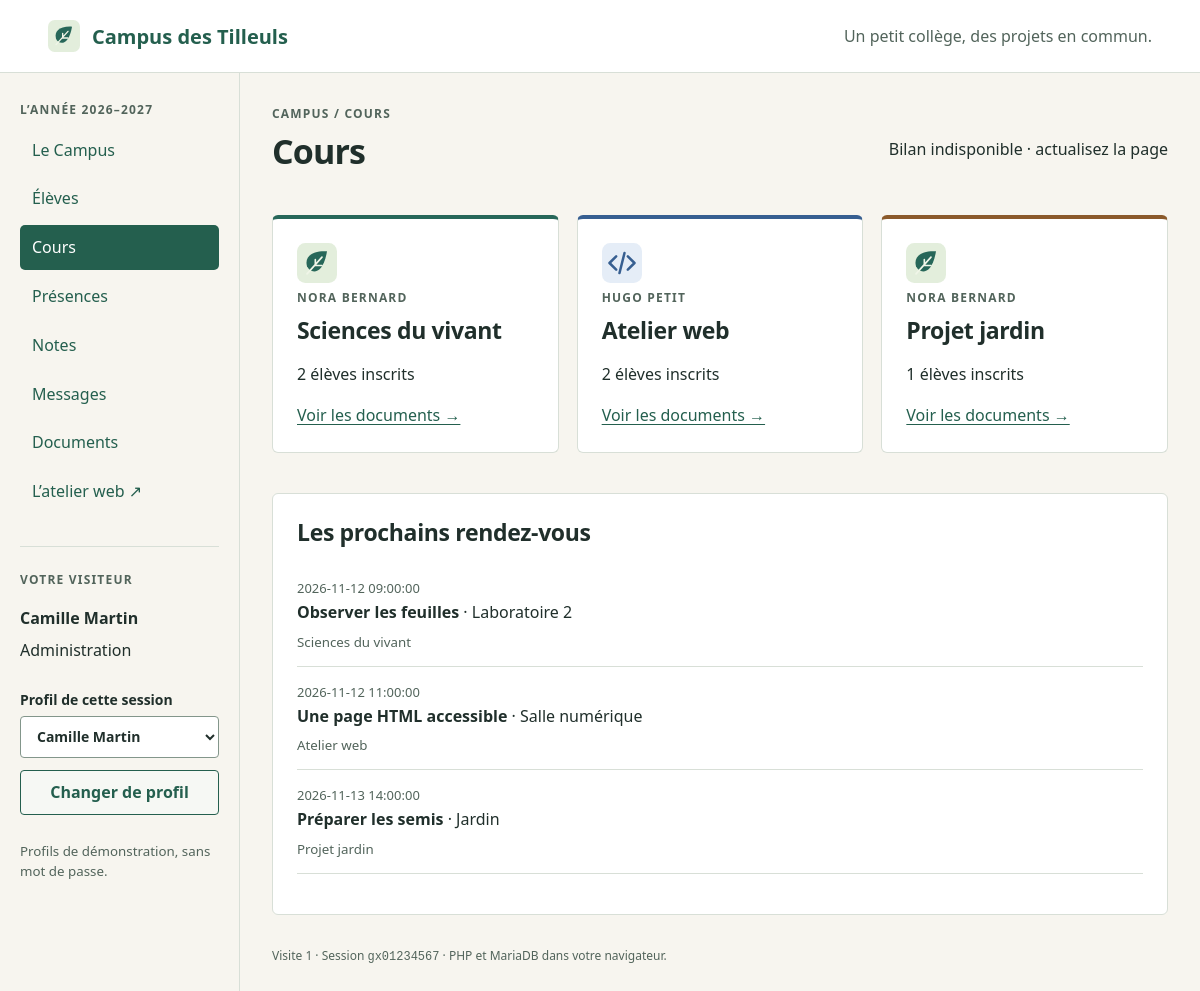
/index.php?page=courses, run on the app's committed database.
### tables this page shows
CREATE TABLE users (id INT PRIMARY KEY, name VARCHAR(100) NOT NULL, profile ENUM('Administration','Professeur','Élève','Parent') NOT NULL);

CREATE TABLE courses (id INT PRIMARY KEY, teacher_id INT NOT NULL, title VARCHAR(100) NOT NULL, color CHAR(7) NOT NULL DEFAULT '#276759', FOREIGN KEY(teacher_id) REFERENCES users(id));

CREATE TABLE lessons (id INT PRIMARY KEY, course_id INT NOT NULL, title VARCHAR(120) NOT NULL, starts_at DATETIME NOT NULL, room VARCHAR(40) NOT NULL, FOREIGN KEY(course_id) REFERENCES courses(id));

### lib/bootstrap.php (called while the page is built, shortened)
<?php
$root = dirname(__DIR__);
require $root . "/install.php";
function h($value): string
{
    return htmlspecialchars((string) $value, ENT_QUOTES, "UTF-8");
}
function all(string $sql, array $params = []): array
{
    global $db;
    $query = $db->prepare($sql);
    $query->execute($params);
    return $query->fetchAll(PDO::FETCH_ASSOC);
}
$users = all("SELECT id,name,profile FROM users ORDER BY id");
$userId = (int) ($_SESSION["user_id"] ?? 1);
$user = all("SELECT id,name,profile FROM users WHERE id=?", [$userId])[0] ?? $users[0];

### index.php (the view, shortened to what this page needs)
<?php
require __DIR__ . "/lib/bootstrap.php";
$pages = [
    "dashboard" => "Le Campus",
    "students" => "Élèves",
    "courses" => "Cours",
    "calendar" => "Présences",
    "assignments" => "Notes",
    "messages" => "Messages",
    "resources" => "Documents",
];
$page = is_string($_GET["page"] ?? null) ? $_GET["page"] : "dashboard";
?>
<!doctype html>
<html lang="fr">
    <head>
        <link rel="stylesheet" href="/assets/css/site.css">
        <link rel="stylesheet" href="/assets/css/compact.css">
    </head>
    <body>
        <header class="masthead">
            <a class="brand" href="/index.php">
                <img src="/assets/icons/feuille.svg" width="32" height="32" alt="">
                Campus des Tilleuls
            </a>
            <span>Un petit collège, des projets en commun.</span>
        </header>
        <div class="shell">
            <aside class="sidebar">
                <p class="eyebrow">L’année 2026–2027</p>
                <nav aria-label="Rubriques du Campus">
                    <?php foreach ($pages as $key => $label): ?>
                        <a href="/index.php?page=<?= h($key) ?>" <?= $page === $key ? 'aria-current="page"' : "" ?>><?= h($label) ?></a>
                    <?php endforeach; ?>
                    <a href="/atelier.html">L’atelier web ↗</a>
                </nav>
                <section class="visitor">
                    <span class="eyebrow">Votre visiteur</span>
          <strong id="profile"><?= h($user["name"]) ?></strong>
          <span><?= h($user["profile"]) ?></span>
                    <form method="post" action="/action.php">
                        <label>
                            Profil de cette session
                            <select name="user_id">
                                <?php foreach ($users as $person): ?>
                                    <option value="<?= $person["id"] ?>" <?= $person["id"] === $user["id"] ? "selected" : "" ?>>
                                        <?= h($person["name"]) ?>
                                    </option>
                                <?php endforeach; ?>
                            </select>
                        </label>
                        <button class="secondary">Changer de profil</button>
                    </form>
                    <small>Profils de démonstration, sans mot de passe.</small>
                </section>
            </aside>
            <main id="content">
                <div class="page-heading">
                    <div>
                        <p class="eyebrow">Campus / <?= h($pages[$page]) ?></p>
                        <h1><?= h($pages[$page]) ?></h1>
                    </div>
                    <span id="live-summary" role="status">Bienvenue</span>
                </div>
                <?php require __DIR__ . "/views/" . $page . ".php"; ?>
                <footer>Visite <?= (int) $_SESSION["visits"] ?> · Session <code id="session"><?= h(substr(session_id(), 0, 10)) ?></code> · PHP et MariaDB dans votre navigateur.</footer>
            </main>
        </div>
    </body>
</html>

### views/courses.php
<div class="course-grid">
    <?php
    foreach (
        all(
            "SELECT c.*,u.name AS teacher,(SELECT COUNT(*) FROM enrollments e WHERE e.course_id=c.id) AS students FROM courses c JOIN users u ON u.id=c.teacher_id ORDER BY c.id",
        )
        as $course
    ):
    ?>
        <article class="panel course" style="--course:<?= h($course["color"]) ?>">
            <img
                src="/assets/icons/<?= $course["id"] === 2 ? "code" : "feuille" ?>.svg"
                alt=""
                width="40"
                height="40"
            >
            <p class="eyebrow"><?= h($course["teacher"]) ?></p>
            <h2><?= h($course["title"]) ?></h2>
            <p><?= (int) $course["students"] ?> élèves inscrits</p>
            <a href="/index.php?page=resources&amp;course=<?= (int) $course["id"] ?>">Voir les documents →</a>
        </article>
    <?php endforeach; ?>
</div>
<section class="panel">
    <h2>Les prochains rendez-vous</h2>
    <ul class="notes">
        <?php
        foreach (
            all(
                "SELECT l.*,c.title AS course FROM lessons l JOIN courses c ON c.id=l.course_id ORDER BY starts_at",
            )
            as $lesson
        ):
        ?>
            <li>
                <time><?= h($lesson["starts_at"]) ?></time>
                <p><strong><?= h($lesson["title"]) ?></strong> · <?= h($lesson["room"]) ?></p>
                <small><?= h($lesson["course"]) ?></small>
            </li>
        <?php endforeach; ?>
    </ul>
</section>

### assets/css/site.css (style rules this page uses)
:root { color-scheme: light; --paper:#f7f5ef; --ink:#202f2b; --green:#245f4e; --line:#d8dfd7; --muted:#52645b; }
* { box-sizing:border-box; }
body { margin:0; background:var(--paper); color:var(--ink); font:16px/1.55 system-ui,sans-serif; }
a { color:var(--green); text-underline-offset:3px; }
.masthead { background:#fff; border-bottom:1px solid var(--line); padding:20px 4%; display:flex; justify-content:space-between; gap:24px; align-items:center; }
.brand { display:flex; gap:12px; align-items:center; font-weight:750; font-size:20px; text-decoration:none; }
.masthead>span,.muted,small { color:var(--muted); }
.shell { max-width:1440px; margin:auto; display:grid; grid-template-columns:240px minmax(0,1fr); }
.sidebar { padding:28px 20px; border-right:1px solid var(--line); }
nav { display:grid; gap:4px; }
nav a { padding:10px 12px; border-radius:5px; text-decoration:none; }
nav a[aria-current] { background:var(--green); color:white; }
.visitor { display:grid; gap:8px; margin-top:32px; padding-top:24px; border-top:1px solid var(--line); }
main { padding:32px; min-width:0; }
.page-heading,.section-heading { display:flex; align-items:center; justify-content:space-between; gap:16px; flex-wrap:wrap; }
.eyebrow { text-transform:uppercase; font-size:12px; letter-spacing:.1em; font-weight:700; color:var(--muted); margin:0 0 8px; }
h1 { font-size:34px; line-height:1.15; margin:0 0 24px; letter-spacing:-.025em; }
h2 { font-size:23px; line-height:1.3; margin:0 0 14px; letter-spacing:-.015em; }
.panel { padding:24px; margin:20px 0; background:#fff; border:1px solid var(--line); border-radius:6px; }
label { display:grid; gap:5px; font-size:14px; font-weight:600; }
form { display:flex; flex-wrap:wrap; align-items:end; gap:12px; margin:18px 0; }
form label { flex:1 1 170px; }
.visitor form,.message-form { display:grid; }
input,select,textarea,button,.button { font:inherit; border-radius:4px; padding:9px 12px; max-width:100%; border:1px solid #83968b; min-height:42px; background:white; color:var(--ink); }
button,.button { background:var(--green); border-color:var(--green); color:white; cursor:pointer; font-weight:600; text-decoration:none; display:inline-block; }
button.secondary { background:#f6f8f4; color:var(--green); }
.notes { padding:0; list-style:none; }
.notes li { padding:12px 0; border-bottom:1px solid var(--line); }
.notes p { margin:0 0 4px; }
.course-grid { display:grid; grid-template-columns:repeat(auto-fit,minmax(210px,1fr)); gap:18px; }
.course { border-top:4px solid var(--course); }
footer { color:var(--muted); font-size:12px; margin-top:32px; }

### assets/css/compact.css (style rules this page uses)
time { font-variant-numeric:tabular-nums;font-size:13px;color:#52645b }

### data on the page
users: name "Camille Martin", profile "Administration"
courses: teacher.name "NORA BERNARD", title "Sciences du vivant", students "2"
courses: teacher.name "HUGO PETIT", title "Atelier web", students "2"
courses: teacher.name "NORA BERNARD", title "Projet jardin", students "1"
lessons: starts_at "2026-11-12 09:00:00", title "Observer les feuilles", room "Laboratoire 2", course.title "Sciences du vivant"
lessons: starts_at "2026-11-12 11:00:00", title "Une page HTML accessible", room "Salle numérique", course.title "Atelier web"
lessons: starts_at "2026-11-13 14:00:00", title "Préparer les semis", room "Jardin", course.title "Projet jardin"

### other printed values
$label "Le Campus"
$label "Élèves"
$label "Cours"
$label "Présences"
$label "Notes"
$label "Messages"
$label "Documents"
$pages[$page] "COURS"
$pages[$page] "Cours"
$_SESSION["visits"] "1"
substr(session_id(), 0, 10) "gx01234567"
form field user_id "Camille Martin"
